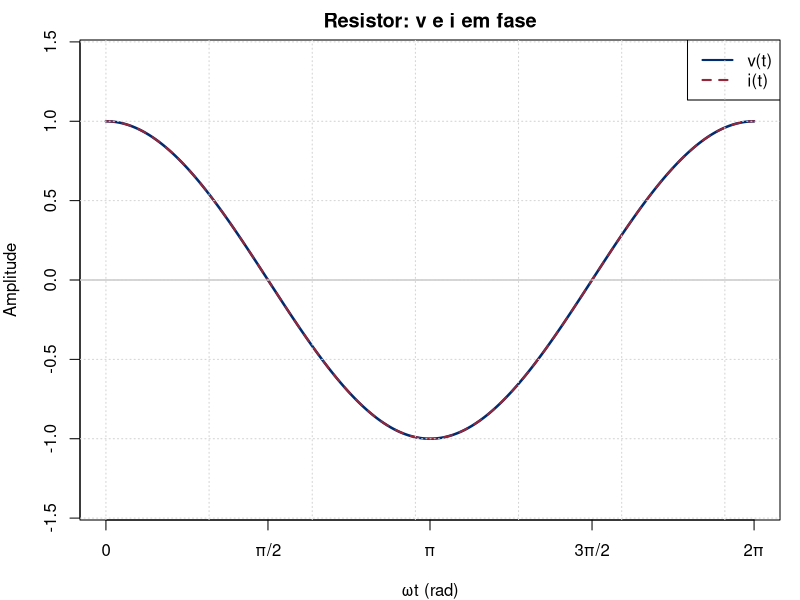
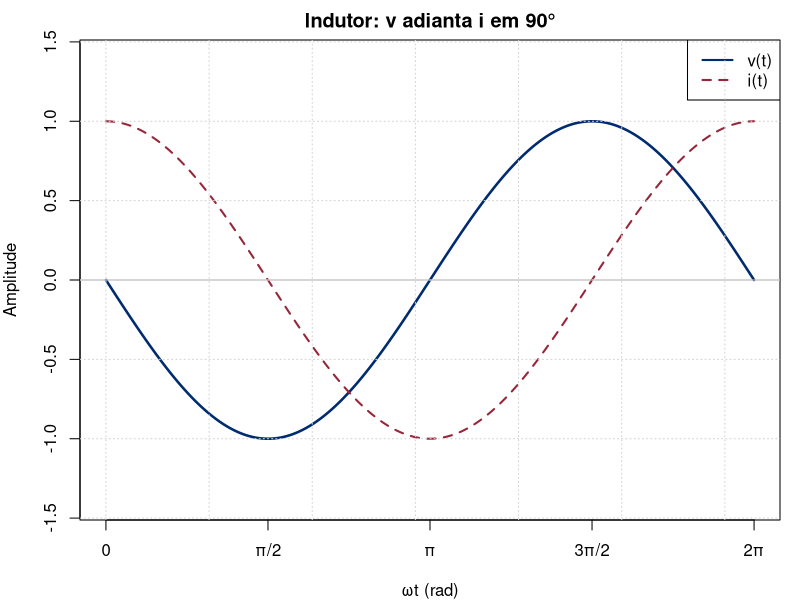
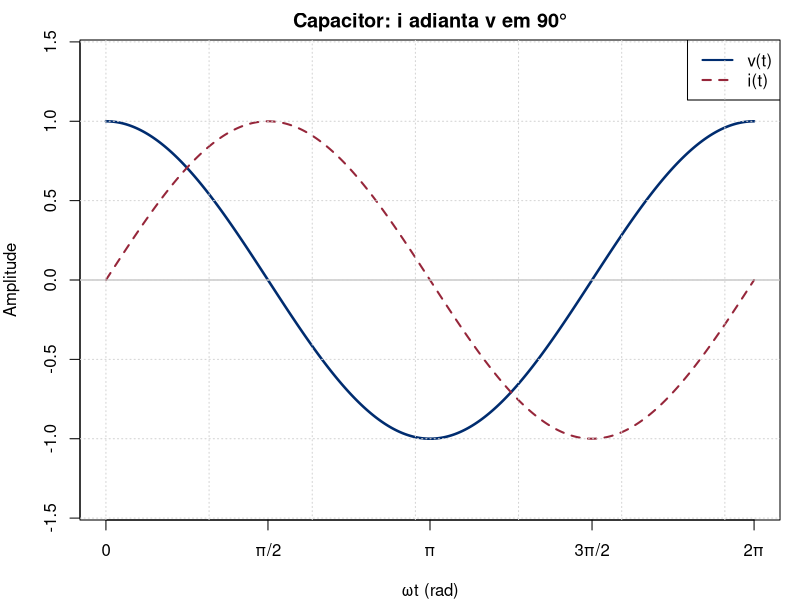
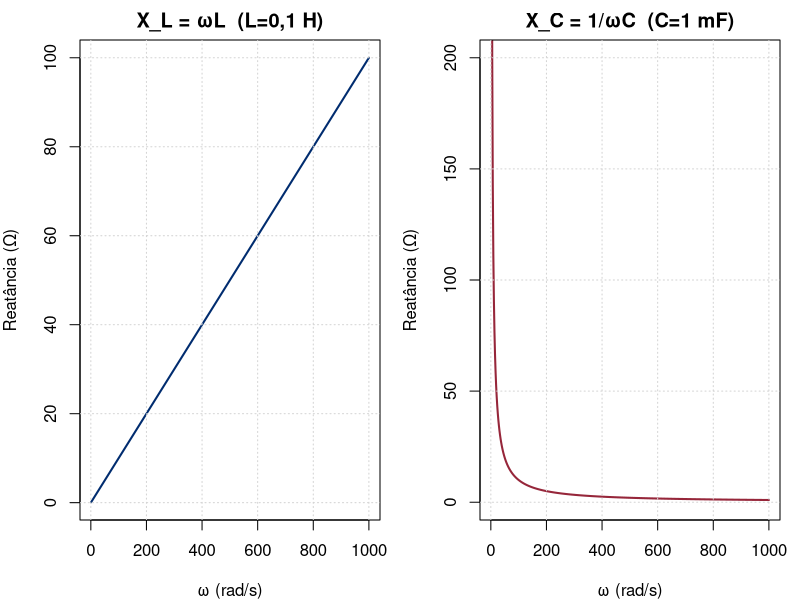

Source code (R) for these figures, in order:
## ---- chunk 1
#| echo: false
#| fig-height: 4.5
t <- seq(0, 2*pi, length.out=500)
par(mar=c(4,4,2,1))
plot(t, cos(t), type="l", col="#002C6F", lwd=2.5,
     xlab="ωt (rad)", ylab="Amplitude",
     main="Resistor: v e i em fase",
     xaxt="n", ylim=c(-1.4,1.4))
lines(t, cos(t), col="#96263a", lwd=2, lty=2)
axis(1, at=c(0,pi/2,pi,3*pi/2,2*pi),
     labels=c("0","π/2","π","3π/2","2π"))
legend("topright", c("v(t)","i(t)"),
       col=c("#002C6F","#96263a"), lwd=2, lty=c(1,2))
abline(h=0, col="gray70")
grid()
## ---- chunk 2
#| echo: false
#| fig-height: 4.5
t <- seq(0, 2*pi, length.out=500)
par(mar=c(4,4,2,1))
plot(t, cos(t+pi/2), type="l", col="#002C6F", lwd=2.5,
     xlab="ωt (rad)", ylab="Amplitude",
     main="Indutor: v adianta i em 90°",
     xaxt="n", ylim=c(-1.4,1.4))
lines(t, cos(t), col="#96263a", lwd=2, lty=2)
axis(1, at=c(0,pi/2,pi,3*pi/2,2*pi),
     labels=c("0","π/2","π","3π/2","2π"))
legend("topright", c("v(t)","i(t)"),
       col=c("#002C6F","#96263a"), lwd=2, lty=c(1,2))
abline(h=0, col="gray70")
grid()
## ---- chunk 3
#| echo: false
#| fig-height: 4.5
t <- seq(0, 2*pi, length.out=500)
par(mar=c(4,4,2,1))
plot(t, cos(t), type="l", col="#002C6F", lwd=2.5,
     xlab="ωt (rad)", ylab="Amplitude",
     main="Capacitor: i adianta v em 90°",
     xaxt="n", ylim=c(-1.4,1.4))
lines(t, cos(t-pi/2), col="#96263a", lwd=2, lty=2)
axis(1, at=c(0,pi/2,pi,3*pi/2,2*pi),
     labels=c("0","π/2","π","3π/2","2π"))
legend("topright", c("v(t)","i(t)"),
       col=c("#002C6F","#96263a"), lwd=2, lty=c(1,2))
abline(h=0, col="gray70")
grid()
## ---- chunk 4
#| echo: false
#| fig-height: 2.8
#| fig-width: 10
par(mfrow=c(1,2), mar=c(4,4,2,1))
w <- seq(1, 1000, length.out=500)
plot(w, 0.1*w, type="l", col="#002C6F", lwd=2,
     xlab="ω (rad/s)", ylab="Reatância (Ω)", main="X_L = ωL  (L=0,1 H)")
grid()
plot(w, 1/(0.001*w), type="l", col="#96263a", lwd=2,
     xlab="ω (rad/s)", ylab="Reatância (Ω)", main="X_C = 1/ωC  (C=1 mF)", ylim=c(0,200))
grid()
